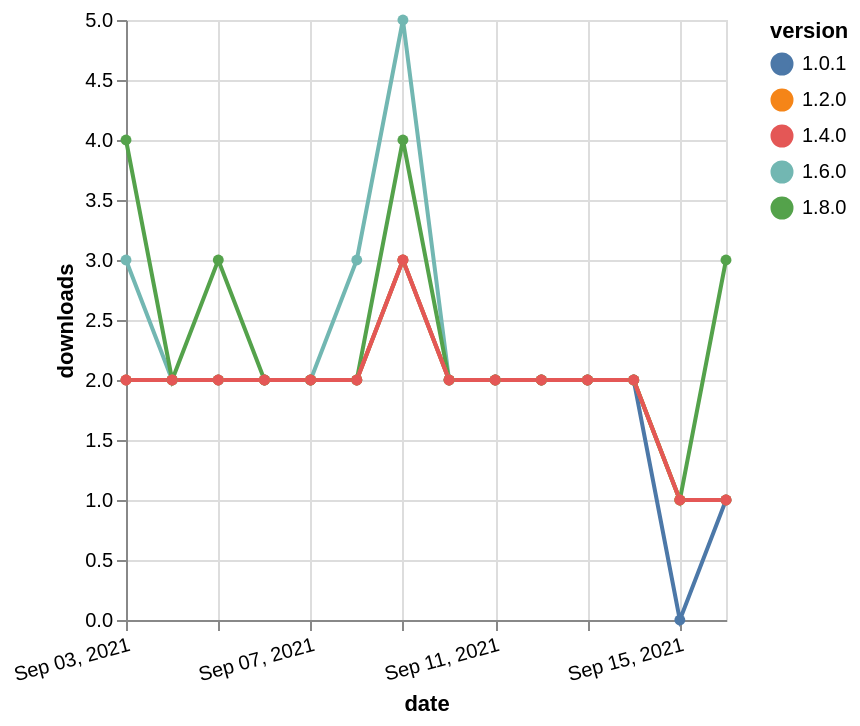

Vega-Lite specification stored for this chart:
### Vega-Lite specification from a JSON file in a GitHub repository (floating-point values rounded to 4 significant figures)
{"$schema": "https://vega.github.io/schema/vega-lite/v5.json", "description": "A simple bar chart with embedded data.", "data": {"values": [{"date": "2021-09-03", "total": 685, "delta": 3, "version": "1.6.0"}, {"date": "2021-09-04", "total": 687, "delta": 2, "version": "1.6.0"}, {"date": "2021-09-05", "total": 689, "delta": 2, "version": "1.6.0"}, {"date": "2021-09-06", "total": 691, "delta": 2, "version": "1.6.0"}, {"date": "2021-09-07", "total": 693, "delta": 2, "version": "1.6.0"}, {"date": "2021-09-08", "total": 696, "delta": 3, "version": "1.6.0"}, {"date": "2021-09-09", "total": 701, "delta": 5, "version": "1.6.0"}, {"date": "2021-09-10", "total": 703, "delta": 2, "version": "1.6.0"}, {"date": "2021-09-11", "total": 705, "delta": 2, "version": "1.6.0"}, {"date": "2021-09-12", "total": 707, "delta": 2, "version": "1.6.0"}, {"date": "2021-09-13", "total": 709, "delta": 2, "version": "1.6.0"}, {"date": "2021-09-14", "total": 711, "delta": 2, "version": "1.6.0"}, {"date": "2021-09-15", "total": 712, "delta": 1, "version": "1.6.0"}, {"date": "2021-09-16", "total": 713, "delta": 1, "version": "1.6.0"}, {"date": "2021-09-03", "total": 222, "delta": 4, "version": "1.8.0"}, {"date": "2021-09-04", "total": 224, "delta": 2, "version": "1.8.0"}, {"date": "2021-09-05", "total": 227, "delta": 3, "version": "1.8.0"}, {"date": "2021-09-06", "total": 229, "delta": 2, "version": "1.8.0"}, {"date": "2021-09-07", "total": 231, "delta": 2, "version": "1.8.0"}, {"date": "2021-09-08", "total": 233, "delta": 2, "version": "1.8.0"}, {"date": "2021-09-09", "total": 237, "delta": 4, "version": "1.8.0"}, {"date": "2021-09-10", "total": 239, "delta": 2, "version": "1.8.0"}, {"date": "2021-09-11", "total": 241, "delta": 2, "version": "1.8.0"}, {"date": "2021-09-12", "total": 243, "delta": 2, "version": "1.8.0"}, {"date": "2021-09-13", "total": 245, "delta": 2, "version": "1.8.0"}, {"date": "2021-09-14", "total": 247, "delta": 2, "version": "1.8.0"}, {"date": "2021-09-15", "total": 248, "delta": 1, "version": "1.8.0"}, {"date": "2021-09-16", "total": 251, "delta": 3, "version": "1.8.0"}, {"date": "2021-09-03", "total": 1621, "delta": 2, "version": "1.0.1"}, {"date": "2021-09-04", "total": 1623, "delta": 2, "version": "1.0.1"}, {"date": "2021-09-05", "total": 1625, "delta": 2, "version": "1.0.1"}, {"date": "2021-09-06", "total": 1627, "delta": 2, "version": "1.0.1"}, {"date": "2021-09-07", "total": 1629, "delta": 2, "version": "1.0.1"}, {"date": "2021-09-08", "total": 1631, "delta": 2, "version": "1.0.1"}, {"date": "2021-09-09", "total": 1634, "delta": 3, "version": "1.0.1"}, {"date": "2021-09-10", "total": 1636, "delta": 2, "version": "1.0.1"}, {"date": "2021-09-11", "total": 1638, "delta": 2, "version": "1.0.1"}, {"date": "2021-09-12", "total": 1640, "delta": 2, "version": "1.0.1"}, {"date": "2021-09-13", "total": 1642, "delta": 2, "version": "1.0.1"}, {"date": "2021-09-14", "total": 1644, "delta": 2, "version": "1.0.1"}, {"date": "2021-09-15", "total": 1644, "delta": 0, "version": "1.0.1"}, {"date": "2021-09-16", "total": 1645, "delta": 1, "version": "1.0.1"}, {"date": "2021-09-03", "total": 1450, "delta": 2, "version": "1.2.0"}, {"date": "2021-09-04", "total": 1452, "delta": 2, "version": "1.2.0"}, {"date": "2021-09-05", "total": 1454, "delta": 2, "version": "1.2.0"}, {"date": "2021-09-06", "total": 1456, "delta": 2, "version": "1.2.0"}, {"date": "2021-09-07", "total": 1458, "delta": 2, "version": "1.2.0"}, {"date": "2021-09-08", "total": 1460, "delta": 2, "version": "1.2.0"}, {"date": "2021-09-09", "total": 1463, "delta": 3, "version": "1.2.0"}, {"date": "2021-09-10", "total": 1465, "delta": 2, "version": "1.2.0"}, {"date": "2021-09-11", "total": 1467, "delta": 2, "version": "1.2.0"}, {"date": "2021-09-12", "total": 1469, "delta": 2, "version": "1.2.0"}, {"date": "2021-09-13", "total": 1471, "delta": 2, "version": "1.2.0"}, {"date": "2021-09-14", "total": 1473, "delta": 2, "version": "1.2.0"}, {"date": "2021-09-15", "total": 1474, "delta": 1, "version": "1.2.0"}, {"date": "2021-09-16", "total": 1475, "delta": 1, "version": "1.2.0"}, {"date": "2021-09-03", "total": 988, "delta": 2, "version": "1.4.0"}, {"date": "2021-09-04", "total": 990, "delta": 2, "version": "1.4.0"}, {"date": "2021-09-05", "total": 992, "delta": 2, "version": "1.4.0"}, {"date": "2021-09-06", "total": 994, "delta": 2, "version": "1.4.0"}, {"date": "2021-09-07", "total": 996, "delta": 2, "version": "1.4.0"}, {"date": "2021-09-08", "total": 998, "delta": 2, "version": "1.4.0"}, {"date": "2021-09-09", "total": 1001, "delta": 3, "version": "1.4.0"}, {"date": "2021-09-10", "total": 1003, "delta": 2, "version": "1.4.0"}, {"date": "2021-09-11", "total": 1005, "delta": 2, "version": "1.4.0"}, {"date": "2021-09-12", "total": 1007, "delta": 2, "version": "1.4.0"}, {"date": "2021-09-13", "total": 1009, "delta": 2, "version": "1.4.0"}, {"date": "2021-09-14", "total": 1011, "delta": 2, "version": "1.4.0"}, {"date": "2021-09-15", "total": 1012, "delta": 1, "version": "1.4.0"}, {"date": "2021-09-16", "total": 1013, "delta": 1, "version": "1.4.0"}]}, "width": "container", "mark": {"type": "line", "point": {"filled": true}}, "encoding": {"x": {"field": "date", "type": "temporal", "timeUnit": "yearmonthdate", "title": "date", "axis": {"labelAngle": -15}}, "y": {"field": "delta", "type": "quantitative", "title": "downloads"}, "color": {"field": "version", "type": "nominal"}, "tooltip": {"field": "delta"}}}
